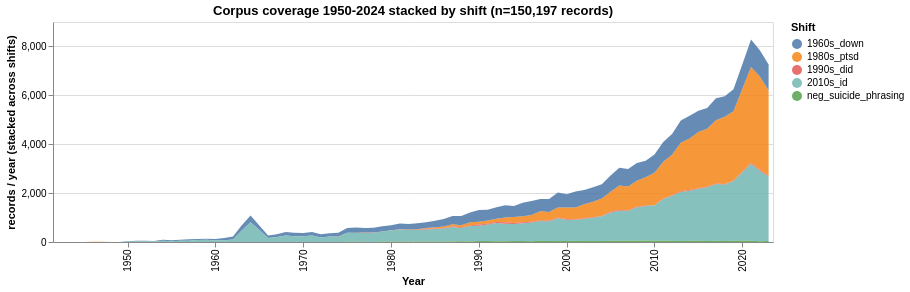

Source (notebook cell):
### Code cell
# Chart-axis truncation: the PubMed fetch ran mid-2024, so 2024 has only
# a partial year of indexed records. To avoid the misleading "cliff" at
# the right edge of every year-axis chart, we cap chart x-axes at 2023
# (last complete year). Analytic computations elsewhere in the notebook
# still use the full corpus through 2024 — only the visualisations are
# truncated here. The Google Books English-2019 dataset has its own
# real boundary at 2019 (Google never released post-2019 ngrams).
_PLOT_YEAR_MAX = 2023

# Stacked-area corpus coverage: how recent the 150K-record corpus skews
_cov = (yearly[yearly['year'] <= _PLOT_YEAR_MAX]
        .groupby(['year', 'shift'])['n_records'].sum().reset_index())
_cov_chart = alt.Chart(_cov).mark_area(opacity=0.85).encode(
    x=alt.X('year:O', title='Year', axis=alt.Axis(values=list(range(1950, 2025, 10)), labelOverlap=True)),
    y=alt.Y('n_records:Q', title='records / year (stacked across shifts)', stack='zero'),
    color=alt.Color('shift:N', title='Shift',
                     scale=alt.Scale(scheme='tableau10')),
    tooltip=['year:O', 'shift:N', 'n_records:Q'],
).properties(width=720, height=220, title='Corpus coverage 1950-2024 stacked by shift (n=150,197 records)')
_cov_chart

### Figure 1 — Vega-Lite specification as saved in the notebook (floating-point values rounded to 4 significant figures; data arrays with more than 128 entries replaced by an {"elided": "..."} marker saying what was removed)
{"config": {"view": {"continuousWidth": 300, "continuousHeight": 300}}, "data": {"name": "data-bc8d24909bf848536848b424b7473cf3"}, "mark": {"type": "area", "opacity": 0.85}, "encoding": {"color": {"field": "shift", "scale": {"scheme": "tableau10"}, "title": "Shift", "type": "nominal"}, "tooltip": [{"field": "year", "type": "ordinal"}, {"field": "shift", "type": "nominal"}, {"field": "n_records", "type": "quantitative"}], "x": {"axis": {"labelOverlap": true, "values": [1950, 1960, 1970, 1980, 1990, 2000, 2010, 2020]}, "field": "year", "title": "Year", "type": "ordinal"}, "y": {"field": "n_records", "stack": "zero", "title": "records / year (stacked across shifts)", "type": "quantitative"}}, "height": 220, "title": "Corpus coverage 1950-2024 stacked by shift (n=150,197 records)", "width": 720, "$schema": "https://vega.github.io/schema/vega-lite/v6.4.1.json", "datasets": {"data-bc8d24909bf848536848b424b7473cf3": {"elided": "320 records"}}}
